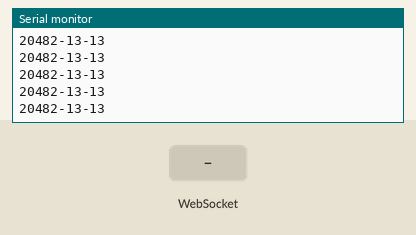
This sketch was run on a simulated ESP8266 (NodeMCU). On the bench: the last lines printed to the serial monitor. The inputs (shaded band) are chosen by the test bench. WiFi joins after 1.5 s; servers stay silent unless stated.

Above: at 1.2 s.
1.3 s: WebSocket text "5" received
At 2.0 s:
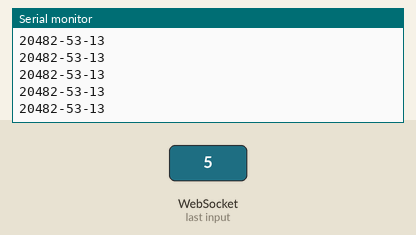
2.8 s: WebSocket text "90" received
At 3.6 s:
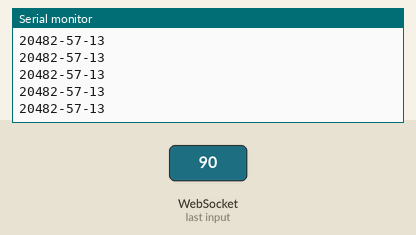
Timing chart, 0 to 5.8 s (numbered marks = the images above; inputs shaded):
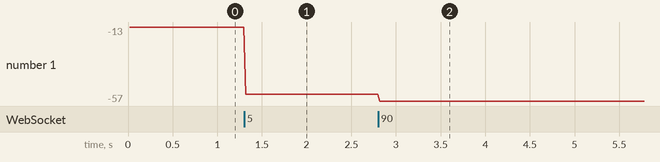

Measured:
- after the input at 1.3 s, the serial monitor: prints a new line at once (image 1)
- after the input at 2.8 s, the serial monitor: prints a new line at once (image 2)
- plotted number 1: -13 → -53 after the input at 1.3 s, -53 → -57 after the input at 2.8 s

The sketch:

Server.ino
```cpp
#include <ESP8266WiFi.h>
#include <ESP8266WebServer.h>
#include <WebSocketsServer.h>

#include "config.h"  // Sustituir con datos de vuestra red
#include "Server.hpp"
#include "ESP8266_Utils.hpp"


void setup(void)
{
  // Pines
  pinMode(pinD, OUTPUT);
  pinMode(pinI, OUTPUT);
  // Serial
  Serial.begin(115200);
  // Server
  ConnectWiFi_AP();
  InitServer();
}

void loop()
{
  webSocket.loop();
  server.handleClient();
  giro();
}
```

ESP8266_Utils.hpp
```cpp
void ConnectWiFi_STA(bool useStaticIP = false)
{
   Serial.println("");
   WiFi.mode(WIFI_STA);
   WiFi.begin(ssid, password);
   if(useStaticIP) WiFi.config(ip, gateway, subnet);
   while (WiFi.status() != WL_CONNECTED)
   {
     delay(100);
     Serial.print('.');
   }

   Serial.println("");
   Serial.print("Iniciado STA:\t");
   Serial.println(ssid);
   Serial.print("IP address:\t");
   Serial.println(WiFi.localIP());
}

void ConnectWiFi_AP(bool useStaticIP = false)
{
   Serial.println("");
   WiFi.mode(WIFI_AP);
   while(!WiFi.softAP(ssid, password))
   {
     Serial.println(".");
     delay(100);
   }
   if(useStaticIP) WiFi.softAPConfig(ip, gateway, subnet);

   Serial.println("");
   Serial.print("Iniciado AP:\t");
   Serial.println(ssid);
   Serial.print("IP address:\t");
   Serial.println(WiFi.softAPIP());
}
```

Server.hpp
```cpp
#include "WebSockets_utils.hpp"

WebSocketsServer webSocket = WebSocketsServer(81);
ESP8266WebServer server(80);

void handleRoot()
{
   server.send_P(200, "text/html", INDEX_HTML);
}

void handleNotFound()
{
   server.send(404, "text/plain", "Not found");
}

void InitServer()
{
   webSocket.begin();
   webSocket.onEvent(webSocketEvent);

   server.on("/", handleRoot);

   server.onNotFound(handleNotFound);

   server.begin();
   Serial.println("HTTP server started");
}
```

WebSockets_utils.hpp
```cpp
#include "servoController.hpp"

static const char INDEX_HTML[] PROGMEM = R"(
<!DOCTYPE html>
<html style="width: 100%; height: 100%; margi:0; padding:0;">
  <head>
      <meta charset=utf-8>
      <meta name='viewport' content='initial-scale=1, maximum-scale=1'>


      <title>Control Carro ESP8266</title>
  </head>
  <body style="width: 100%; height: 100%; margin:0; padding:0;">
      <div id="m1"></div>
      <div id="m2"></div>
      <div class="control" style="width: 100%; height: 90%; display: flex; justify-content: center; align-items: center;">
        <div class="controlContainer" style="display: flex;">
          <div class="acelerador" style="width: 200px; height: 200px; display: flex; justify-content: center; align-items: center;">
            <input type="range" name="" id="acelerador" step="1" min="0" max="12" value="0">
          </div>
          <div class="botones" style="width: 180px; height: 180px; display: flex; justify-content: space-around; align-items: center;">
            <div class="left">
              <div id="left" style="padding: 20px; border-radius: 50%; background-color: black; color: white; user-select: none;"> < </div>
            </div>
            <div class="center" style="display: flex; flex-direction: column; justify-content: space-around; height: 200px;">
              <div id="up" style="padding: 20px; border-radius: 50%; background-color: black; color: white; user-select: none;"> ^ </div>
              <div id="down" style="padding: 20px; border-radius: 50%; background-color: black; color: white; user-select: none;"> v </div>
            </div>
            <div class="right">
              <div id="right" style="padding: 20px; border-radius: 50%; background-color: black; color: white; user-select: none;"> > </div>
            </div>
          </div>
        </div>
      </div>

    <script>
      acelerador = document.getElementById("acelerador");
      up = document.getElementById("up");
      down = document.getElementById("down");
      left = document.getElementById("left");
      right = document.getElementById("right");
      m1 = document.getElementById("m2");
      m2 = document.getElementById("m1");

      let code = (value)=>{return String.fromCharCode(value)}
      let velocidad = parseInt(acelerador.value)
      let selected = null

      acelerador.addEventListener('input',()=>{
        velocidad = parseInt(acelerador.value);
        if(selected){
          if(selected==up){
            tU();
          }
          else if(selected==down){
            tD();
          }
          else if(selected==left){
            tL();
          }
          else if(selected==right){
            tR();
          }
        }
      })

      up.addEventListener("touchstart",tU)
      down.addEventListener("touchstart",tD)
      left.addEventListener("touchstart",tL)
      right.addEventListener("touchstart",tR)
      up.addEventListener("touchend",()=>{
        selected = null;
        direccion(13,13);
      })
      down.addEventListener("touchend",()=>{
        selected = null;
        direccion(13,13);
      })
      left.addEventListener("touchend",()=>{
        selected = null;
        direccion(13,13);
      })
      right.addEventListener("touchend",()=>{
        selected = null;
        direccion(13,13);
      })

      function tU(){
        selected = up;
        mLeft = 13 + velocidad;
        mRight = 13 - velocidad-1;
        direccion(mLeft,mRight);
      }
      function tD(){
        selected = down;
        mLeft = 13 - velocidad-1;
        mRight = 13 + velocidad;
        direccion(mLeft,mRight);
      }
      function tR(){
        selected = right;
        mLeft = 13 + velocidad;
        mRight = 13 + velocidad;
        direccion(mLeft,mRight);
      }
      function tL(){
        selected = right;
        mLeft = 13 - velocidad - 1;
        mRight = 13 - velocidad - 1;
        direccion(mLeft,mRight);
      }

      function direccion(mLeft, mRight){
        console.log(mLeft,mRight+64)
        m1.textContent = mLeft
        m2.textContent = mRight+64
        sendMessage(code(mLeft))
        sendMessage(code(mRight+64))
      }

      var connection = new WebSocket('ws://'+location.hostname+':81/', ['arduino']);

      connection.onopen = function () {
        alert("conectado") ;
      }
      connection.onmessage = function (event) {
        console.log('Servidor: ', event.data);
      }
      connection.onerror = function (error) {
        console.log('F: ', error);
      }
      function sendMessage(message){
        connection.send(message);
      }

    </script>
  </body>
</html>
)";


void webSocketEvent(uint8_t num, WStype_t type, uint8_t* payload, size_t length){
  switch(type){
    case WStype_CONNECTED:{
      //myString = String(voltVal);
      //webSocket.sendTXT(num,myString);
      }
    break;
    case WStype_DISCONNECTED:
      Serial.printf("[%u] Desconectado!\n", num);
    break;
    case WStype_TEXT:
      // Serial.printf("Número de conexión: %u - Caracteres recibidos: %s\n ", num, payload);
      // mover(payload,25);
      if(payload[0]>=64){
        velocidadI = payload[0]-64;
      }
      else{
        velocidadD = payload[0];
      }
    break;
    case WStype_ERROR:
      Serial.printf("Se ha recibido un error. \n");
    break;
  }
}
```

servoController.hpp
```cpp
void giro(){

  int durationD = (velocidadD*intervalos) +  1000, durationI = (velocidadI*intervalos) +  1000;

  flag = micros();
  if(flag-times >= 20000){
    Serial.print(flag-times);
    Serial.print('-');
    Serial.print(velocidadD);
    Serial.print('-');
    Serial.println(velocidadI);
    times = micros();
  }
  else{
    if(flag-times<=durationD){
      digitalWrite(pinD,HIGH);
    }
    else{
      digitalWrite(pinD,LOW);
    }
    if(flag-times<=durationI){
      digitalWrite(pinI,HIGH);
    }
    else{
      digitalWrite(pinI,LOW);
    }
  }
}
```

config.h
```cpp
const char* ssid     = "ale";
const char* password = "password";
const char* hostname = "ESP8266_1";

IPAddress ip(192, 168, 1, 200);
IPAddress gateway(192, 168, 1, 1);
IPAddress subnet(255, 255, 255, 0);

// Pines
int pinD = D0;
int pinI = D1;

// Intervalos para velocidades
int velocidades = 25;
int intervalos = int(1000/velocidades);

// Variables de control de tiempo
unsigned long times = 0, flag = 0;
int velocidadD = 13, velocidadI = 13;
```
